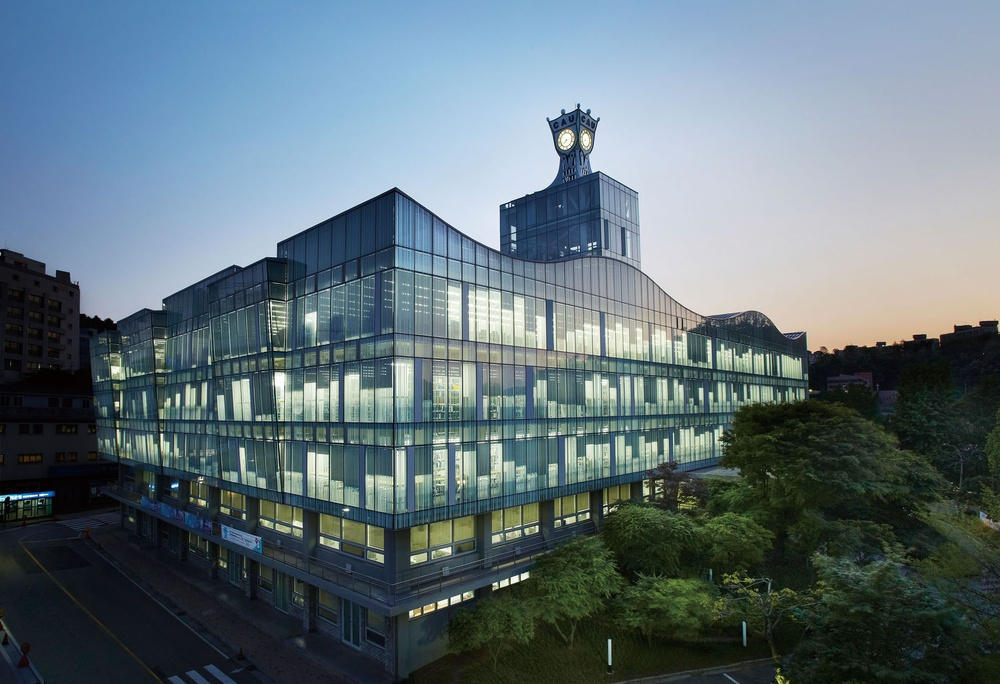
#> input picture cau.jpg, 1000 x 684 px, shrunk from 1968 x 1347 before the run
$ jupyter execute Assignment05.ipynb
#> lines starting #> are read from the running program, lines starting #| are printed output that depends on the picture
20120115 컴퓨터공학부 조한솔

Link : https://github.com/criticaster/assignment05

[cell 1]
"""
assignment05-1.py

"""
import matplotlib.pyplot as plt
import numpy as np
from scipy import signal
from skimage import io, color
from skimage import exposure
from skimage import filters #skimage의 filters 추가

file_image	= 'cau.jpg'

im_color 	= io.imread(file_image)
#> im_color is the input picture: shape (684, 1000, 3); mean R, G, B 98.2, 114.7, 122.3
im_gray  	= color.rgb2gray(im_color)
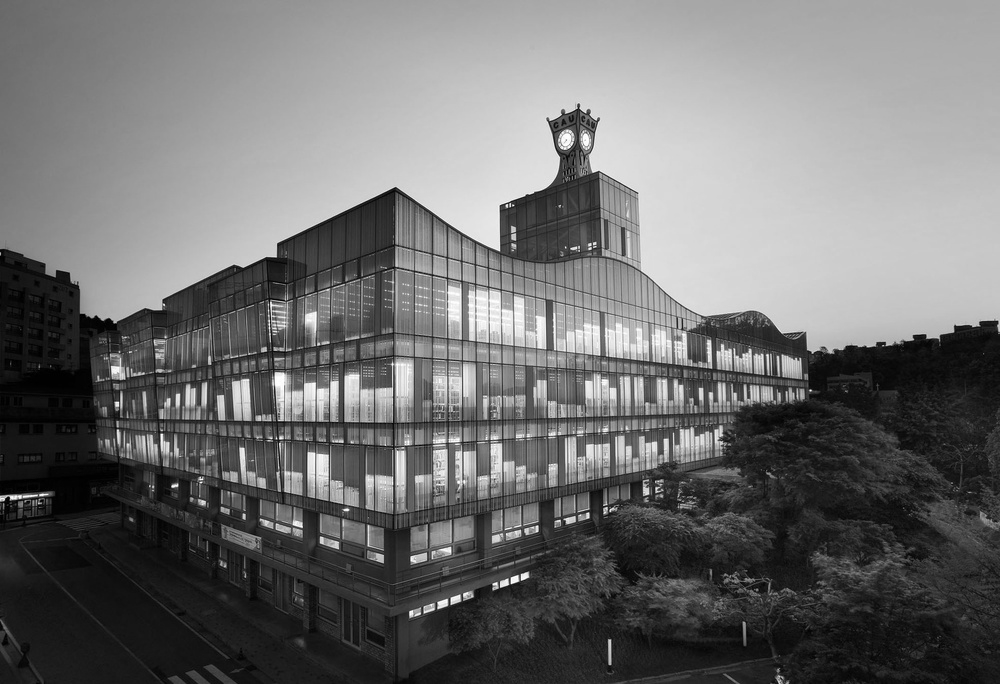
#> im_gray: shape (684, 1000) float64; min 0, max 0.999, mean 0.438

ker 		= np.array([[0,0,0],[0,1,0],[0,0,0]])
im_conv		= signal.convolve2d(im_gray, ker, boundary='symm', mode='same')

p1 = plt.subplot(2,2,1)
p1.set_title('color image')
plt.imshow(im_color)
plt.axis('off')

p2 = plt.subplot(2,2,2)
p2.set_title('gray image')
plt.imshow(im_gray, cmap='gray')
plt.axis('off')

p3 = plt.subplot(2,2,3)
p3.set_title('convolution kernel')
plt.imshow(ker, cmap='gray')
plt.axis('off')

p4 = plt.subplot(2,2,4)
p4.set_title('convolution result')
plt.imshow(im_conv, cmap='gray')
plt.axis('off')

plt.show()
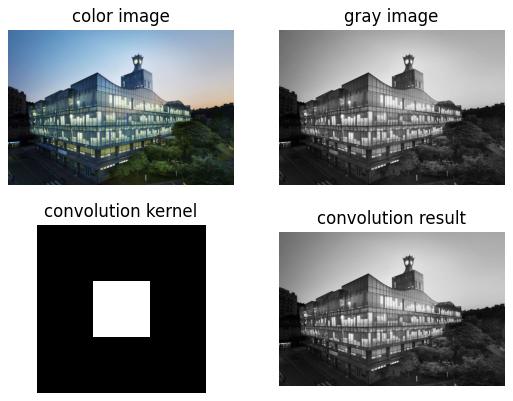
#> figure drawn by matplotlib, 4 panels

이미지를 읽어오기

[cell 2]
def make_color(file_image):
    color_result = io.imread(file_image)
    return color_result

[cell 3]
file_image = 'cau.jpg'
color_image = make_color(file_image)

plt.imshow(color_image)
plt.show()

회색 이미지로 변환

[cell 4]
def make_gray(color_image):

    gray_result = color.rgb2gray(color_image)

    return gray_result

[cell 5]
gray_image = make_gray(color_image)

plt.imshow(gray_image, cmap='gray')
plt.show()

skimage filters로 x의 derivative 나타내기

[cell 6]
def derivative_x(gray_image):

    edges_x = filters.sobel_h(gray_image)
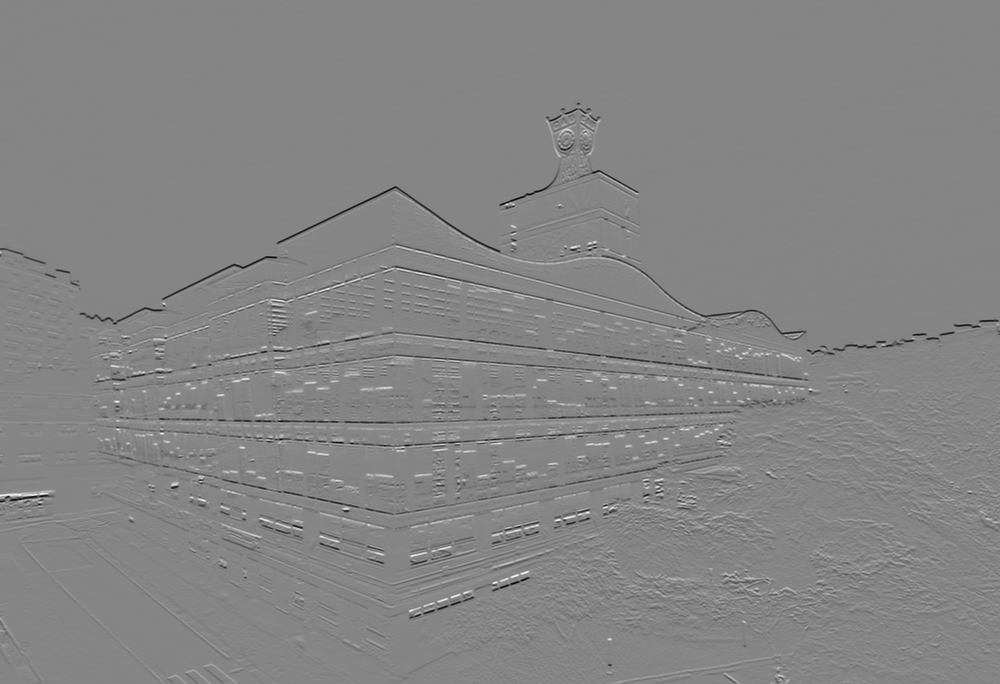
#> edges_x: shape (684, 1000) float64; min -0.877, max 0.801, mean -0.00139; drawn with min black and max white
    plt.imshow(edges_x, cmap='gray')
    plt.show()

    return edges_x

[cell 7]
edges_x = derivative_x(im_gray)

skimage filters로 y의 derivative 나타내기

[cell 8]
def derivative_y(gray_image):

    edges_y = filters.sobel_v(gray_image)
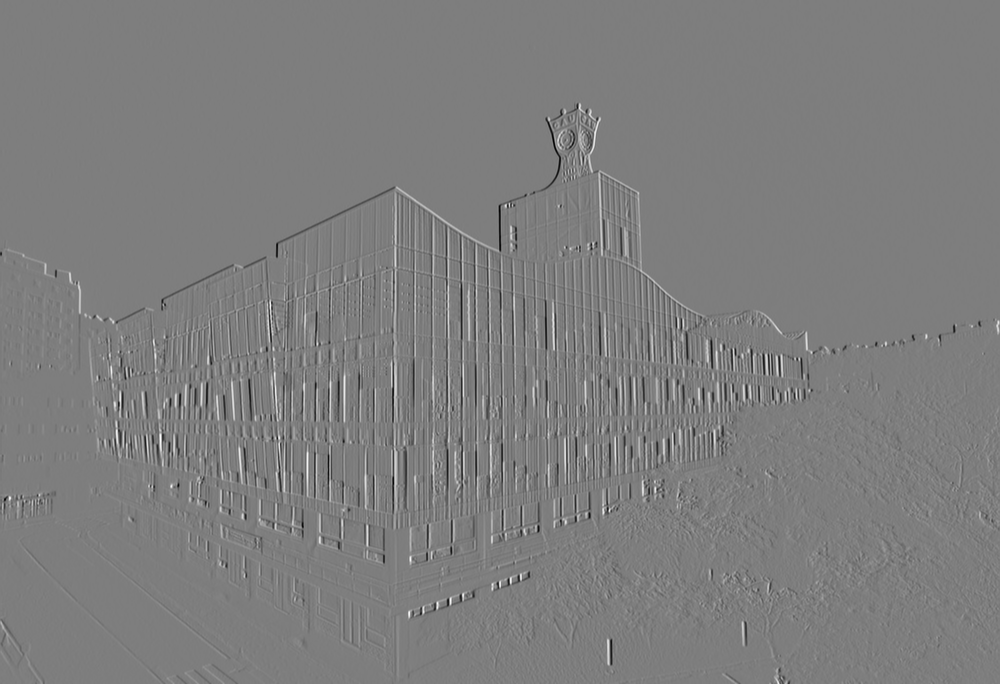
#> edges_y: shape (684, 1000) float64; min -0.827, max 0.846, mean 0.000401; drawn with min black and max white
    plt.imshow(edges_y, cmap='gray')
    plt.show()

    return edges_y

[cell 9]
edges_y = derivative_y(im_gray)

derivative x,y를 합쳐 이미지로 나타내기

[cell 10]
def make_sobel(edges_x, edges_y):

    sobel = np.hypot(edges_x, edges_y)
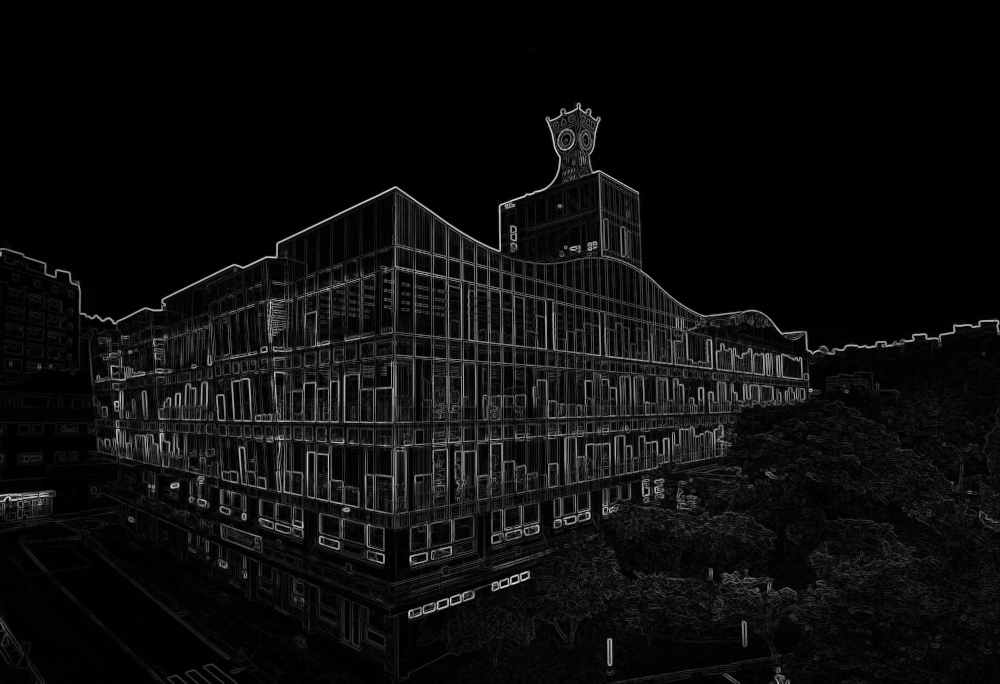
#> sobel: shape (684, 1000) float64; min 0, max 0.911, mean 0.0519

    plt.imshow(sobel, cmap=plt.cm.gray)
    plt.show()

[cell 11]
make_sobel(edges_x, edges_y)

임의로 지정한 convolution kernel set

[cell 12]
k1 = np.array([[1.0,2.0,1.0],[2.0,4.0,2.0],[1.0,2.0,1.0]])

k2 = np.array([[-1/3,-1/3,-1/3] ,[-1/3,-1/3,-1/3], [-1/3,-1/3,-1/3]])

k1, k2의 커널을 이미지로 나타내기

[cell 13]
f1 = plt.subplot(1,2,1)
f1.set_title('k1 convolutuon kernel')
plt.imshow(k1, cmap='gray')

f2 = plt.subplot(1,2,2)
f2.set_title('k2 convolution kernel')
plt.imshow(k2, cmap='gray')
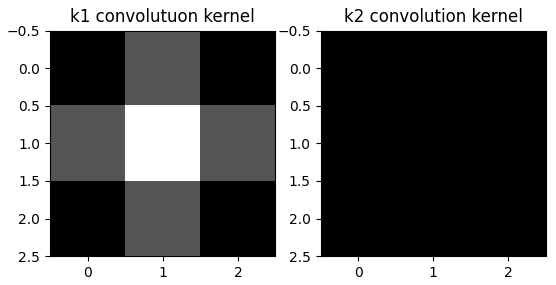
#> figure drawn by matplotlib, 2 panels

gray_image에 임의의 kernel을 적용

[cell 14]
def apply_kernel(gray_image, kernel):

    convert_image = signal.convolve2d(gray_image, kernel, boundary='symm', mode='same')

    return convert_image

[cell 15]
con1 = apply_kernel(im_gray, k1)

plt.imshow(con1, cmap='gray')
plt.show()

[cell 16]
con2 = apply_kernel(im_gray, k2)
#> in apply_kernel (call 2), `convert_image = signal.convolve2d(gray_image, kernel, boundary='symm',..`:
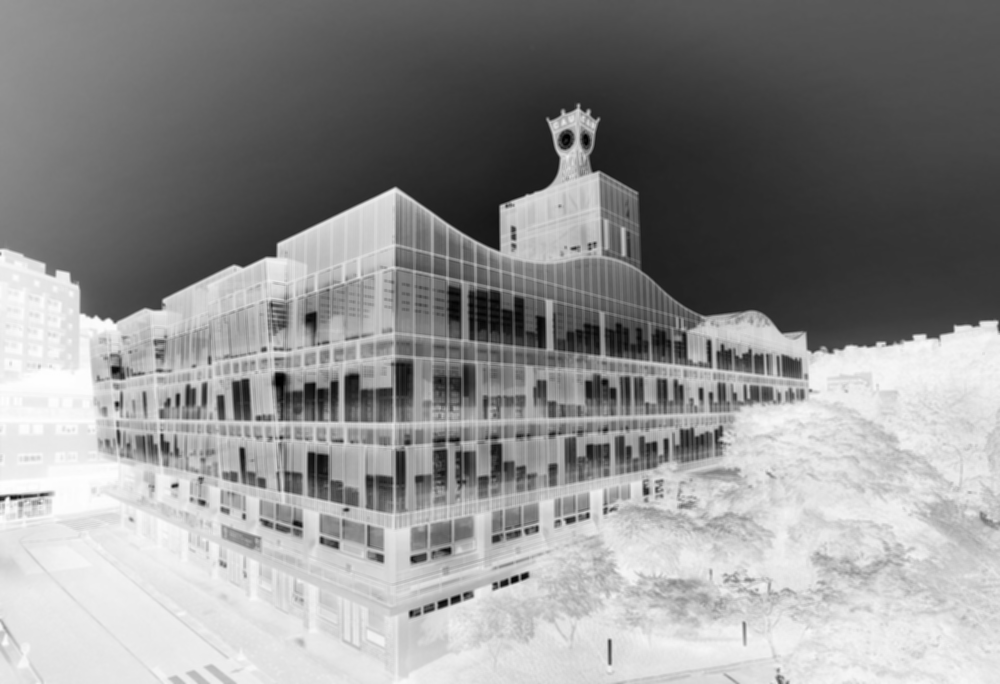
#> convert_image: shape (684, 1000) float64; min -2.99, max -0.0127, mean -1.31; drawn with min black and max white
